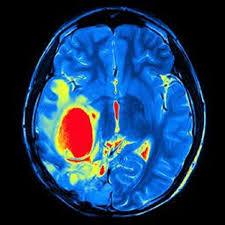
#> input picture beyin.jpg, 225 x 225 px
$ jupyter execute --allow-errors LocalThresholding.ipynb
#> lines starting #> are read from the running program, lines starting #| are printed output that depends on the picture; after the words box and inside, x2 and y2 are one past the last pixel; in counts of white or black regions, pixels touching at a corner belong together
<a href="https://colab.research.google.com/github/berilldindar/Image-Processing-Local-Thresholding/blob/main/LocalThresholding.ipynb" target="_parent"></a>

[cell 1]
import cv2
import numpy as np
from matplotlib import pyplot as plt

img=cv2.imread("leopar.jpg",0)

#> (the rest of this cell did not finish here and is left out)

[cell 2]
import image_slicer
from PIL import ImageDraw, ImageFont
import numpy as np
import cv2
from matplotlib import pyplot as plt

from image_slicer import slice

slice('leopar.jpg', 9)
#> (this line was passed over: image_slicer is not available in this run)


img=cv2.imread("leopar_01_01.png",0)
img2=cv2.imread("leopar_01_02.png",0)
img3=cv2.imread("leopar_01_03.png",0)
img4=cv2.imread("leopar_02_01.png",0)
img5=cv2.imread("leopar_02_02.png",0)
img6=cv2.imread("leopar_02_03.png",0)
img7=cv2.imread("leopar_03_01.png",0)
img8=cv2.imread("leopar_03_02.png",0)
img9=cv2.imread("leopar_03_03.png",0)
#> (the rest of this cell did not finish here and is left out)

[cell 3]
import cv2
import numpy as np
from matplotlib import pyplot as plt

img=cv2.imread("farkli.jpg",0)

#> (the rest of this cell did not finish here and is left out)

[cell 4]
import image_slicer
from PIL import ImageDraw, ImageFont
import numpy as np
import cv2
from matplotlib import pyplot as plt

from image_slicer import slice

slice('farkli.jpg', 9)
#> (this line was passed over: image_slicer is not available in this run)


img=cv2.imread("farkli_01_01.png",0)
img2=cv2.imread("farkli_01_02.png",0)
img3=cv2.imread("farkli_01_03.png",0)
img4=cv2.imread("farkli_02_01.png",0)
img5=cv2.imread("farkli_02_02.png",0)
img6=cv2.imread("farkli_02_03.png",0)
img7=cv2.imread("farkli_03_01.png",0)
img8=cv2.imread("farkli_03_02.png",0)
img9=cv2.imread("farkli_03_03.png",0)
#> (the rest of this cell did not finish here and is left out)

[cell 5]
import cv2
import numpy as np
from matplotlib import pyplot as plt

img=cv2.imread("beyin.jpg",0)
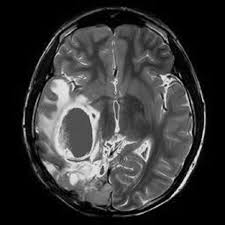
#> img: shape (225, 225); min 0, max 246, mean 53.7

ret1,th1=cv2.threshold(img.copy(),127,255,cv2.THRESH_BINARY)
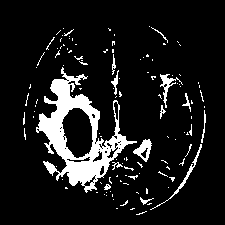
#> th1: shape (225, 225); 10.8% white; 121 white regions (106 under 20 px), largest, box (x1, y1, x2, y2) and area: (36, 67, 137, 193) 3917, (133, 139, 152, 162) 204, (160, 74, 183, 108) 186
ret2,th2=cv2.threshold(img.copy(),0,255,cv2.THRESH_BINARY+cv2.THRESH_OTSU)
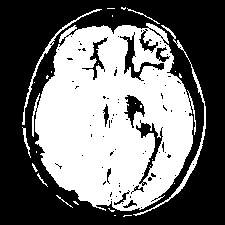
#> th2: shape (225, 225); 44.3% white; 27 white regions (19 under 20 px), largest, box (x1, y1, x2, y2) and area: (32, 23, 196, 211) 21207, (133, 25, 206, 216) 599, (22, 9, 102, 125) 342
#> ret2 = 59
titles=["ORIJINAL","THRESHOLD","OTSU"]
images=[img,th1,th2]

plt.figure(figsize=(10,10))
for i in range(3):
    plt.subplot(3,3,i+1)
    plt.imshow(images[i],'gray')
    plt.title(titles[i])
    plt.xticks([])
    plt.yticks([])
plt.show()
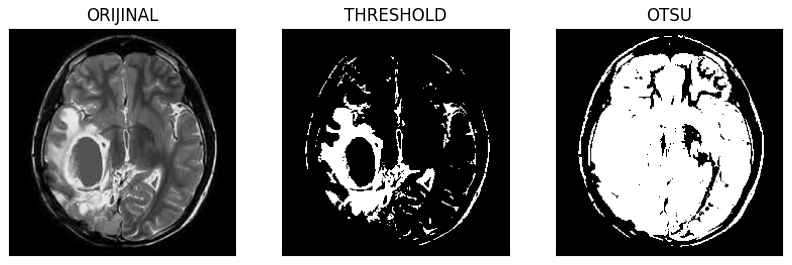
#> figure drawn by matplotlib, 3 panels

[cell 6]
import image_slicer
from PIL import ImageDraw, ImageFont
import numpy as np
import cv2
from matplotlib import pyplot as plt

from image_slicer import slice

slice('beyin.jpg', 9)
#> (this line was passed over: image_slicer is not available in this run)

$ run again, with farklı.jpg copied over beyin.jpg
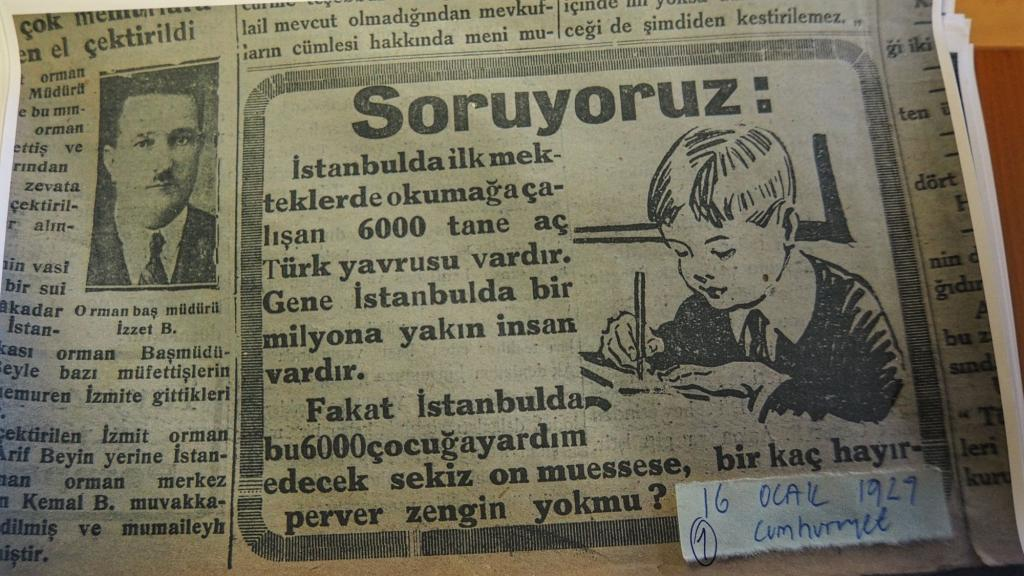
#> input picture farklı.jpg, 1024 x 576 px
#> `ret1,th1=cv2.threshold(img.copy(),127,255,cv2.THRESH_BINARY)`:
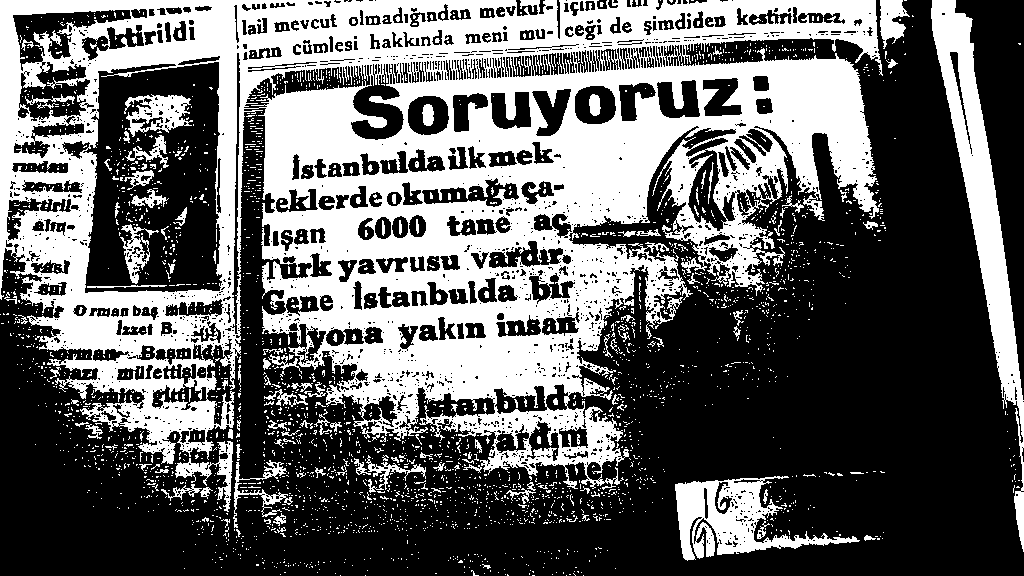
#> th1: shape (576, 1024); 39.3% white; 2862 white regions (2718 under 20 px), largest, box (x1, y1, x2, y2) and area: (0, 0, 883, 490) 192295, (931, 0, 1024, 552) 11776, (675, 476, 860, 561) 6064
#> th2: shape (576, 1024); 62.2% white; 2066 black regions (1514 under 20 px), largest, box (x1, y1, x2, y2) and area: (406, 35, 1024, 576) 95293, (86, 62, 219, 286) 13364, (0, 419, 153, 576) 10689
#> ret2 = 100
#> `plt.show()`:
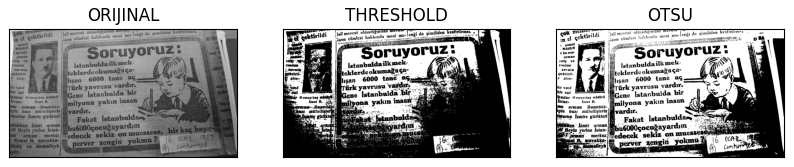
#> figure drawn by matplotlib, 3 panels

$ run again, with kaplan.jpg copied over beyin.jpg
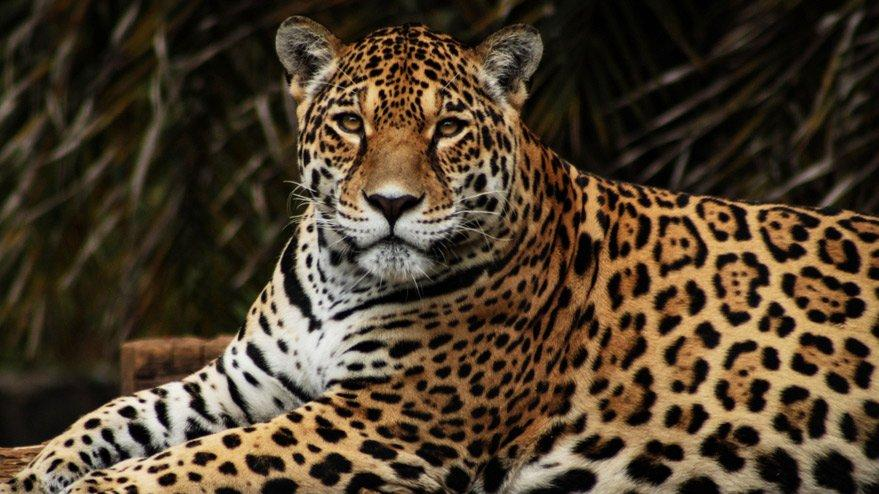
#> input picture kaplan.jpg, 879 x 494 px
#> `ret1,th1=cv2.threshold(img.copy(),127,255,cv2.THRESH_BINARY)`:
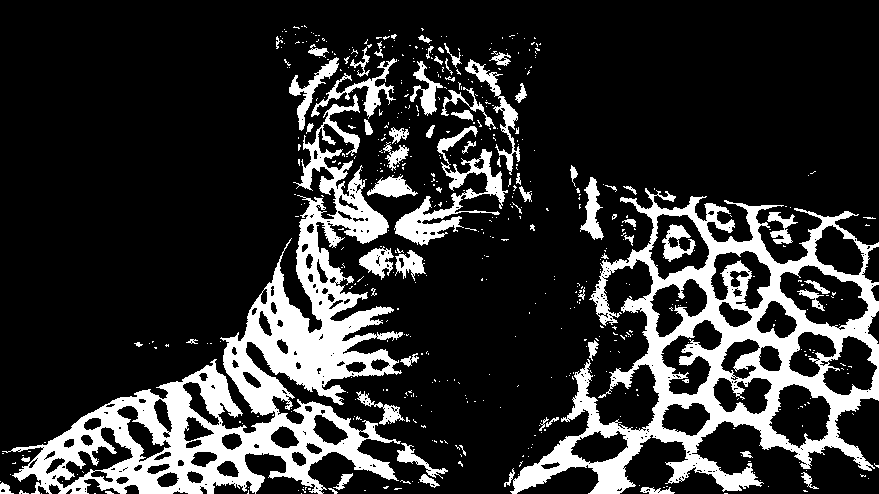
#> th1: shape (494, 879); 19.3% white; 540 white regions (471 under 20 px), largest, box (x1, y1, x2, y2) and area: (2, 94, 403, 494) 35823, (510, 188, 879, 494) 31035, (394, 126, 508, 246) 3176
#> th2: shape (494, 879); 30.3% white; 394 white regions (336 under 20 px), largest, box (x1, y1, x2, y2) and area: (0, 26, 541, 494) 72952, (498, 176, 879, 494) 50141, (276, 22, 313, 71) 727
#> ret2 = 87
#> `plt.show()`:
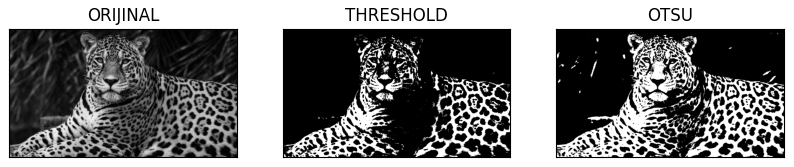
#> figure drawn by matplotlib, 3 panels
